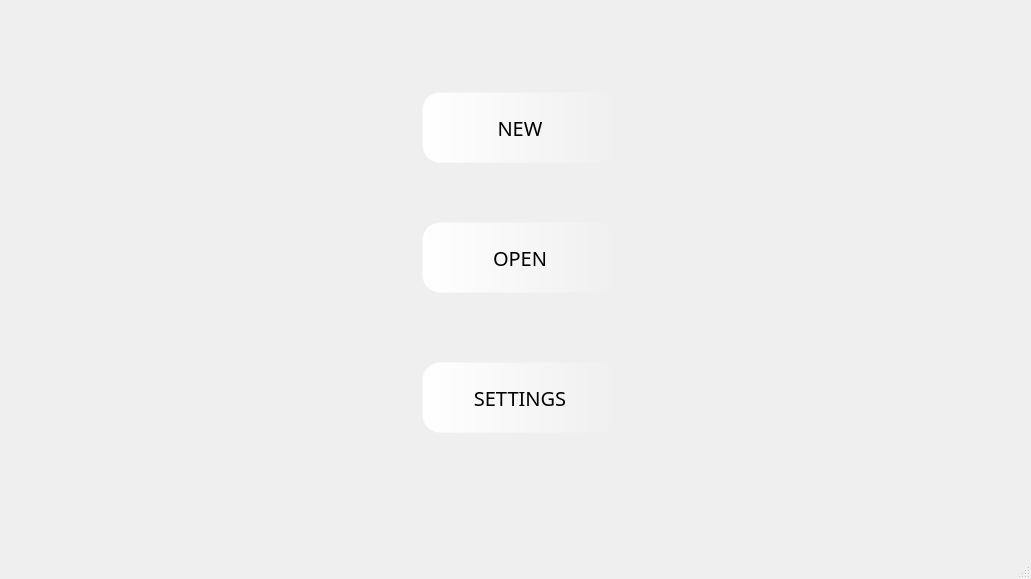
<?xml version="1.0" encoding="UTF-8"?>
<ui version="4.0">
 <class>Base</class>
 <widget class="QMainWindow" name="Base">
  <property name="geometry">
   <rect>
    <x>0</x>
    <y>0</y>
    <width>1031</width>
    <height>579</height>
   </rect>
  </property>
  <property name="windowTitle">
   <string>Base</string>
  </property>
  <property name="styleSheet">
   <string notr="true">QMainWindow{
	border-image: url(:/new/prefix1/main.jpg);
}</string>
  </property>
  <widget class="QWidget" name="centralwidget">
   <widget class="QPushButton" name="pushButton">
    <property name="geometry">
     <rect>
      <x>420</x>
      <y>90</y>
      <width>200</width>
      <height>75</height>
     </rect>
    </property>
    <property name="font">
     <font>
      <family>黑体</family>
      <pointsize>15</pointsize>
      <weight>50</weight>
      <bold>false</bold>
     </font>
    </property>
    <property name="styleSheet">
     <string notr="true">QPushButton{
	
	
	
	background-color: qlineargradient(spread:pad, x1:0, y1:0, x2:1, y2:0, stop:0 rgba(255, 255, 255, 255), stop:1 rgba(255, 255, 255,0));
border:5px solid #00000000;
border-radius: 20px;   
	
	color: rgb(0, 0, 0);
}
QPushButton:hover{
background-color: qlineargradient(spread:pad, x1:0, y1:0, x2:1, y2:0, stop:0 rgba(223, 216, 224, 255), stop:1 rgba(255, 255, 255,0));

}
QPushButton:pressed{
background-color: qlineargradient(spread:pad, x1:0, y1:0, x2:1, y2:0, stop:0 rgba(
202, 196, 206, 255), stop:1 rgba(255, 255, 255,0));
}</string>
    </property>
    <property name="text">
     <string>NEW</string>
    </property>
   </widget>
   <widget class="QPushButton" name="pushButton_2">
    <property name="geometry">
     <rect>
      <x>420</x>
      <y>220</y>
      <width>200</width>
      <height>75</height>
     </rect>
    </property>
    <property name="font">
     <font>
      <family>黑体</family>
      <pointsize>15</pointsize>
     </font>
    </property>
    <property name="styleSheet">
     <string notr="true">QPushButton{
	
	
	
	background-color: qlineargradient(spread:pad, x1:0, y1:0, x2:1, y2:0, stop:0 rgba(255, 255, 255, 255), stop:1 rgba(255, 255, 255,0));
border:5px solid #00000000;
border-radius: 20px;   
	
	color: rgb(0, 0, 0);
}
QPushButton:hover{
background-color: qlineargradient(spread:pad, x1:0, y1:0, x2:1, y2:0, stop:0 rgba(223, 216, 224, 255), stop:1 rgba(255, 255, 255,0));

}
QPushButton:pressed{
background-color: qlineargradient(spread:pad, x1:0, y1:0, x2:1, y2:0, stop:0 rgba(
202, 196, 206, 255), stop:1 rgba(255, 255, 255,0));
}</string>
    </property>
    <property name="text">
     <string>OPEN</string>
    </property>
   </widget>
   <widget class="QPushButton" name="pushButton_3">
    <property name="geometry">
     <rect>
      <x>420</x>
      <y>360</y>
      <width>200</width>
      <height>75</height>
     </rect>
    </property>
    <property name="font">
     <font>
      <family>黑体</family>
      <pointsize>15</pointsize>
     </font>
    </property>
    <property name="styleSheet">
     <string notr="true">QPushButton{
	
	
	
	background-color: qlineargradient(spread:pad, x1:0, y1:0, x2:1, y2:0, stop:0 rgba(255, 255, 255, 255), stop:1 rgba(255, 255, 255,0));
border:5px solid #00000000;
border-radius: 20px;   
	
	color: rgb(0, 0, 0);
}
QPushButton:hover{
background-color: qlineargradient(spread:pad, x1:0, y1:0, x2:1, y2:0, stop:0 rgba(223, 216, 224, 255), stop:1 rgba(255, 255, 255,0));

}
QPushButton:pressed{
background-color: qlineargradient(spread:pad, x1:0, y1:0, x2:1, y2:0, stop:0 rgba(
202, 196, 206, 255), stop:1 rgba(255, 255, 255,0));
}</string>
    </property>
    <property name="text">
     <string>SETTINGS</string>
    </property>
   </widget>
  </widget>
  <widget class="QMenuBar" name="menubar">
   <property name="geometry">
    <rect>
     <x>0</x>
     <y>0</y>
     <width>1031</width>
     <height>23</height>
    </rect>
   </property>
  </widget>
  <widget class="QStatusBar" name="statusbar"/>
 </widget>
 <resources/>
 <connections/>
</ui>
